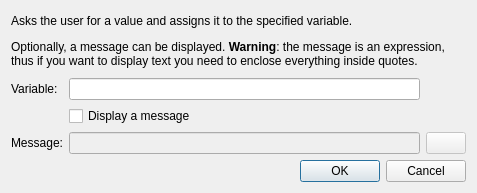
<?xml version="1.0" encoding="UTF-8"?>
<ui version="4.0">
 <class>AlgoInputStmt</class>
 <widget class="QDialog" name="AlgoInputStmt">
  <property name="windowModality">
   <enum>Qt::WindowModal</enum>
  </property>
  <property name="geometry">
   <rect>
    <x>0</x>
    <y>0</y>
    <width>477</width>
    <height>193</height>
   </rect>
  </property>
  <property name="windowTitle">
   <string>Define variable</string>
  </property>
  <property name="windowIcon">
   <iconset resource="../turing.qrc">
    <normaloff>:/action/media/settings.png</normaloff>:/action/media/settings.png</iconset>
  </property>
  <property name="modal">
   <bool>true</bool>
  </property>
  <layout class="QVBoxLayout" name="verticalLayout">
   <item>
    <widget class="QLabel" name="label">
     <property name="text">
      <string>&lt;html&gt;&lt;head/&gt;&lt;body&gt;&lt;p&gt;Asks the user for a value and assigns it to the specified variable.&lt;/p&gt;&lt;p&gt;Optionally, a message can be displayed. &lt;span style=&quot; font-weight:600;&quot;&gt;Warning&lt;/span&gt;: the message is an expression, thus if you want to display text you need to enclose everything inside quotes.&lt;/p&gt;&lt;/body&gt;&lt;/html&gt;</string>
     </property>
     <property name="wordWrap">
      <bool>true</bool>
     </property>
    </widget>
   </item>
   <item>
    <layout class="QGridLayout" name="gridLayout">
     <item row="2" column="1">
      <widget class="QLineEdit" name="txtValue">
       <property name="enabled">
        <bool>false</bool>
       </property>
      </widget>
     </item>
     <item row="2" column="2">
      <widget class="QPushButton" name="btnCode">
       <property name="enabled">
        <bool>false</bool>
       </property>
       <property name="text">
        <string/>
       </property>
       <property name="icon">
        <iconset resource="../turing.qrc">
         <normaloff>:/action/media/edit_line.png</normaloff>:/action/media/edit_line.png</iconset>
       </property>
      </widget>
     </item>
     <item row="1" column="1">
      <widget class="QCheckBox" name="cbxHasValue">
       <property name="text">
        <string>Display a message</string>
       </property>
      </widget>
     </item>
     <item row="2" column="0">
      <widget class="QLabel" name="label_3">
       <property name="text">
        <string>Message:</string>
       </property>
      </widget>
     </item>
     <item row="0" column="0">
      <widget class="QLabel" name="label_4">
       <property name="text">
        <string>Variable:</string>
       </property>
      </widget>
     </item>
     <item row="0" column="1">
      <widget class="QLineEdit" name="txtVariable"/>
     </item>
    </layout>
   </item>
   <item>
    <widget class="QDialogButtonBox" name="buttonBox">
     <property name="orientation">
      <enum>Qt::Horizontal</enum>
     </property>
     <property name="standardButtons">
      <set>QDialogButtonBox::Cancel|QDialogButtonBox::Ok</set>
     </property>
    </widget>
   </item>
  </layout>
 </widget>
 <resources>
  <include location="../turing.qrc"/>
 </resources>
 <connections>
  <connection>
   <sender>buttonBox</sender>
   <signal>accepted()</signal>
   <receiver>AlgoInputStmt</receiver>
   <slot>accept()</slot>
   <hints>
    <hint type="sourcelabel">
     <x>238</x>
     <y>172</y>
    </hint>
    <hint type="destinationlabel">
     <x>238</x>
     <y>96</y>
    </hint>
   </hints>
  </connection>
  <connection>
   <sender>buttonBox</sender>
   <signal>rejected()</signal>
   <receiver>AlgoInputStmt</receiver>
   <slot>reject()</slot>
   <hints>
    <hint type="sourcelabel">
     <x>238</x>
     <y>172</y>
    </hint>
    <hint type="destinationlabel">
     <x>238</x>
     <y>96</y>
    </hint>
   </hints>
  </connection>
 </connections>
</ui>
